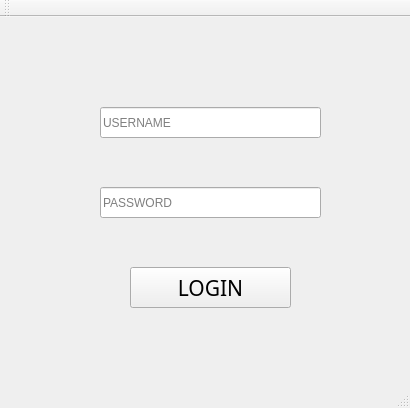
<?xml version="1.0" encoding="UTF-8"?>
<ui version="4.0">
 <class>MainWindow</class>
 <widget class="QMainWindow" name="MainWindow">
  <property name="geometry">
   <rect>
    <x>0</x>
    <y>0</y>
    <width>410</width>
    <height>408</height>
   </rect>
  </property>
  <property name="minimumSize">
   <size>
    <width>410</width>
    <height>408</height>
   </size>
  </property>
  <property name="maximumSize">
   <size>
    <width>410</width>
    <height>408</height>
   </size>
  </property>
  <property name="windowTitle">
   <string>MainWindow</string>
  </property>
  <widget class="QWidget" name="centralWidget">
   <widget class="QPushButton" name="loginBtn">
    <property name="geometry">
     <rect>
      <x>130</x>
      <y>250</y>
      <width>161</width>
      <height>41</height>
     </rect>
    </property>
    <property name="font">
     <font>
      <family>B Koodak Outline</family>
      <pointsize>16</pointsize>
      <weight>50</weight>
      <italic>false</italic>
      <bold>false</bold>
     </font>
    </property>
    <property name="text">
     <string>LOGIN</string>
    </property>
    <property name="icon">
     <iconset>
      <normaloff>C:/Users/AdlRayaneh/Downloads/login-icon-3037.png</normaloff>C:/Users/AdlRayaneh/Downloads/login-icon-3037.png</iconset>
    </property>
    <property name="iconSize">
     <size>
      <width>35</width>
      <height>35</height>
     </size>
    </property>
   </widget>
   <widget class="QLineEdit" name="passwordLineEdit">
    <property name="geometry">
     <rect>
      <x>100</x>
      <y>170</y>
      <width>221</width>
      <height>31</height>
     </rect>
    </property>
    <property name="maxLength">
     <number>10</number>
    </property>
    <property name="echoMode">
     <enum>QLineEdit::Password</enum>
    </property>
    <property name="placeholderText">
     <string>PASSWORD</string>
    </property>
   </widget>
   <widget class="QLineEdit" name="userNameLineEdit">
    <property name="geometry">
     <rect>
      <x>100</x>
      <y>90</y>
      <width>221</width>
      <height>31</height>
     </rect>
    </property>
    <property name="placeholderText">
     <string>USERNAME</string>
    </property>
    <property name="clearButtonEnabled">
     <bool>false</bool>
    </property>
   </widget>
  </widget>
  <widget class="QMenuBar" name="menuBar">
   <property name="geometry">
    <rect>
     <x>0</x>
     <y>0</y>
     <width>410</width>
     <height>21</height>
    </rect>
   </property>
  </widget>
  <widget class="QToolBar" name="mainToolBar">
   <attribute name="toolBarArea">
    <enum>TopToolBarArea</enum>
   </attribute>
   <attribute name="toolBarBreak">
    <bool>false</bool>
   </attribute>
  </widget>
  <widget class="QStatusBar" name="statusBar"/>
 </widget>
 <layoutdefault spacing="6" margin="11"/>
 <resources/>
 <connections/>
</ui>
